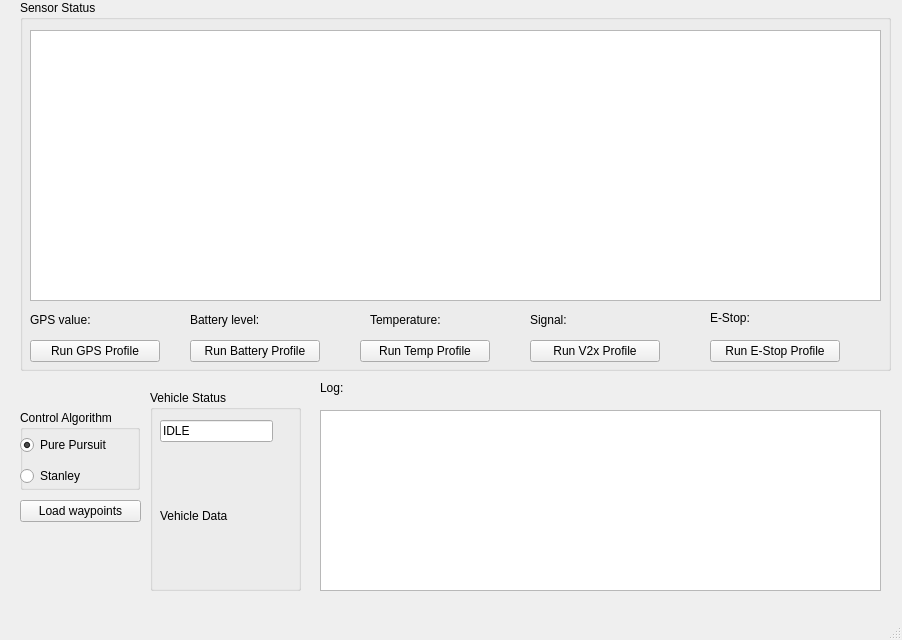
<?xml version="1.0" encoding="UTF-8"?>
<ui version="4.0">
 <class>UserInterface</class>
 <widget class="QMainWindow" name="UserInterface">
  <property name="geometry">
   <rect>
    <x>0</x>
    <y>0</y>
    <width>902</width>
    <height>640</height>
   </rect>
  </property>
  <property name="windowTitle">
   <string>Robot Navigation Manager</string>
  </property>
  <widget class="QWidget" name="centralwidget">
   <widget class="QGroupBox" name="groupBoxCtrl">
    <property name="geometry">
     <rect>
      <x>20</x>
      <y>410</y>
      <width>120</width>
      <height>80</height>
     </rect>
    </property>
    <property name="title">
     <string>Control Algorithm</string>
    </property>
    <widget class="QWidget" name="verticalLayoutWidget">
     <property name="geometry">
      <rect>
       <x>0</x>
       <y>20</y>
       <width>121</width>
       <height>61</height>
      </rect>
     </property>
     <layout class="QVBoxLayout" name="verticalLayout">
      <item>
       <widget class="QRadioButton" name="radioButtonCtrlPure">
        <property name="text">
         <string>Pure Pursuit</string>
        </property>
        <property name="checked">
         <bool>true</bool>
        </property>
       </widget>
      </item>
      <item>
       <widget class="QRadioButton" name="radioButtonCtrlStanley">
        <property name="text">
         <string>Stanley</string>
        </property>
       </widget>
      </item>
     </layout>
    </widget>
   </widget>
   <widget class="QGroupBox" name="groupBoxVehStatus">
    <property name="geometry">
     <rect>
      <x>150</x>
      <y>390</y>
      <width>151</width>
      <height>201</height>
     </rect>
    </property>
    <property name="title">
     <string>Vehicle Status</string>
    </property>
    <widget class="QLineEdit" name="lineEditState">
     <property name="geometry">
      <rect>
       <x>10</x>
       <y>30</y>
       <width>113</width>
       <height>22</height>
      </rect>
     </property>
     <property name="text">
      <string>IDLE</string>
     </property>
     <property name="readOnly">
      <bool>true</bool>
     </property>
    </widget>
    <widget class="QLabel" name="labelVehData">
     <property name="geometry">
      <rect>
       <x>10</x>
       <y>60</y>
       <width>131</width>
       <height>131</height>
      </rect>
     </property>
     <property name="text">
      <string>Vehicle Data</string>
     </property>
    </widget>
   </widget>
   <widget class="QGroupBox" name="groupBox">
    <property name="geometry">
     <rect>
      <x>20</x>
      <y>0</y>
      <width>871</width>
      <height>371</height>
     </rect>
    </property>
    <property name="title">
     <string>Sensor Status</string>
    </property>
    <widget class="QChartView" name="plotChart">
     <property name="geometry">
      <rect>
       <x>10</x>
       <y>30</y>
       <width>851</width>
       <height>271</height>
      </rect>
     </property>
    </widget>
    <widget class="QLabel" name="labelGnssValue">
     <property name="geometry">
      <rect>
       <x>10</x>
       <y>310</y>
       <width>111</width>
       <height>20</height>
      </rect>
     </property>
     <property name="text">
      <string>GPS value:</string>
     </property>
    </widget>
    <widget class="QLabel" name="labelBatteryValue">
     <property name="geometry">
      <rect>
       <x>170</x>
       <y>310</y>
       <width>121</width>
       <height>20</height>
      </rect>
     </property>
     <property name="text">
      <string>Battery level:</string>
     </property>
    </widget>
    <widget class="QLabel" name="labelTemperatureValue">
     <property name="geometry">
      <rect>
       <x>350</x>
       <y>310</y>
       <width>111</width>
       <height>20</height>
      </rect>
     </property>
     <property name="text">
      <string>Temperature: </string>
     </property>
    </widget>
    <widget class="QPushButton" name="pushButtonGpsLoadTest">
     <property name="geometry">
      <rect>
       <x>10</x>
       <y>340</y>
       <width>130</width>
       <height>22</height>
      </rect>
     </property>
     <property name="text">
      <string>Run GPS Profile</string>
     </property>
    </widget>
    <widget class="QPushButton" name="pushButtonBatteryTest">
     <property name="geometry">
      <rect>
       <x>170</x>
       <y>340</y>
       <width>130</width>
       <height>22</height>
      </rect>
     </property>
     <property name="text">
      <string>Run Battery Profile</string>
     </property>
    </widget>
    <widget class="QPushButton" name="pushButtonTempTest">
     <property name="geometry">
      <rect>
       <x>340</x>
       <y>340</y>
       <width>130</width>
       <height>22</height>
      </rect>
     </property>
     <property name="text">
      <string>Run Temp Profile</string>
     </property>
    </widget>
    <widget class="QPushButton" name="pushButtonV2xTest">
     <property name="geometry">
      <rect>
       <x>510</x>
       <y>340</y>
       <width>130</width>
       <height>22</height>
      </rect>
     </property>
     <property name="text">
      <string>Run V2x Profile</string>
     </property>
    </widget>
    <widget class="QLabel" name="labelSignalValue">
     <property name="geometry">
      <rect>
       <x>510</x>
       <y>310</y>
       <width>121</width>
       <height>20</height>
      </rect>
     </property>
     <property name="text">
      <string>Signal:</string>
     </property>
    </widget>
    <widget class="QLabel" name="labelEstopValue">
     <property name="geometry">
      <rect>
       <x>690</x>
       <y>310</y>
       <width>121</width>
       <height>16</height>
      </rect>
     </property>
     <property name="text">
      <string>E-Stop:</string>
     </property>
    </widget>
    <widget class="QPushButton" name="pushButtonEstopTest">
     <property name="geometry">
      <rect>
       <x>690</x>
       <y>340</y>
       <width>130</width>
       <height>22</height>
      </rect>
     </property>
     <property name="text">
      <string>Run E-Stop Profile</string>
     </property>
    </widget>
   </widget>
   <widget class="QTextEdit" name="textEditLog">
    <property name="geometry">
     <rect>
      <x>320</x>
      <y>410</y>
      <width>561</width>
      <height>181</height>
     </rect>
    </property>
    <property name="font">
     <font>
      <pointsize>8</pointsize>
     </font>
    </property>
    <property name="readOnly">
     <bool>true</bool>
    </property>
   </widget>
   <widget class="QLabel" name="labelLog">
    <property name="geometry">
     <rect>
      <x>320</x>
      <y>380</y>
      <width>101</width>
      <height>16</height>
     </rect>
    </property>
    <property name="text">
     <string>Log:</string>
    </property>
   </widget>
   <widget class="QPushButton" name="pushButtonLoadWps">
    <property name="geometry">
     <rect>
      <x>20</x>
      <y>500</y>
      <width>121</width>
      <height>22</height>
     </rect>
    </property>
    <property name="text">
     <string>Load waypoints</string>
    </property>
    <property name="checkable">
     <bool>true</bool>
    </property>
   </widget>
  </widget>
  <widget class="QMenuBar" name="menubar">
   <property name="geometry">
    <rect>
     <x>0</x>
     <y>0</y>
     <width>902</width>
     <height>19</height>
    </rect>
   </property>
  </widget>
  <widget class="QStatusBar" name="statusbar"/>
 </widget>
 <customwidgets>
  <customwidget>
   <class>QChartView</class>
   <extends>QGraphicsView</extends>
   <header>QtCharts</header>
  </customwidget>
 </customwidgets>
 <resources/>
 <connections/>
</ui>
